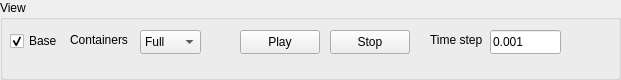
   <widget class="QGroupBox" name="groupBox">
    <property name="geometry">
     <rect>
      <x>10</x>
      <y>480</y>
      <width>621</width>
      <height>80</height>
     </rect>
    </property>
    <property name="title">
     <string>View</string>
    </property>
    <widget class="QCheckBox" name="drawBaseCheckBox">
     <property name="geometry">
      <rect>
       <x>10</x>
       <y>30</y>
       <width>78</width>
       <height>22</height>
      </rect>
     </property>
     <property name="text">
      <string>Base</string>
     </property>
     <property name="checked">
      <bool>true</bool>
     </property>
    </widget>
    <widget class="QPushButton" name="playPushButton">
     <property name="geometry">
      <rect>
       <x>240</x>
       <y>30</y>
       <width>80</width>
       <height>24</height>
      </rect>
     </property>
     <property name="cursor">
      <cursorShape>BusyCursor</cursorShape>
     </property>
     <property name="focusPolicy">
      <enum>Qt::NoFocus</enum>
     </property>
     <property name="text">
      <string>Play</string>
     </property>
     <property name="icon">
      <iconset theme="video-display"/>
     </property>
     <property name="autoRepeatDelay">
      <number>304</number>
     </property>
     <property name="default">
      <bool>false</bool>
     </property>
    </widget>
    <widget class="QPushButton" name="stopPushButton">
     <property name="geometry">
      <rect>
       <x>330</x>
       <y>30</y>
       <width>80</width>
       <height>24</height>
      </rect>
     </property>
     <property name="text">
      <string>Stop</string>
     </property>
    </widget>
    <widget class="QLabel" name="label">
     <property name="geometry">
      <rect>
       <x>430</x>
       <y>30</y>
       <width>61</width>
       <height>20</height>
      </rect>
     </property>
     <property name="text">
      <string>Time step</string>
     </property>
    </widget>
    <widget class="QLineEdit" name="timeStepField">
     <property name="geometry">
      <rect>
       <x>490</x>
       <y>30</y>
       <width>71</width>
       <height>24</height>
      </rect>
     </property>
     <property name="text">
      <string>0.001</string>
     </property>
    </widget>
    <widget class="QComboBox" name="containerComboBox">
     <property name="geometry">
      <rect>
       <x>140</x>
       <y>30</y>
       <width>61</width>
       <height>24</height>
      </rect>
     </property>
     <item>
      <property name="text">
       <string>Full</string>
      </property>
     </item>
     <item>
      <property name="text">
       <string>Line</string>
      </property>
     </item>
     <item>
      <property name="text">
       <string>None</string>
      </property>
     </item>
    </widget>
    <widget class="QLabel" name="label_2">
     <property name="geometry">
      <rect>
       <x>70</x>
       <y>30</y>
       <width>61</width>
       <height>20</height>
      </rect>
     </property>
     <property name="text">
      <string>Containers</string>
     </property>
    </widget>
   </widget>
